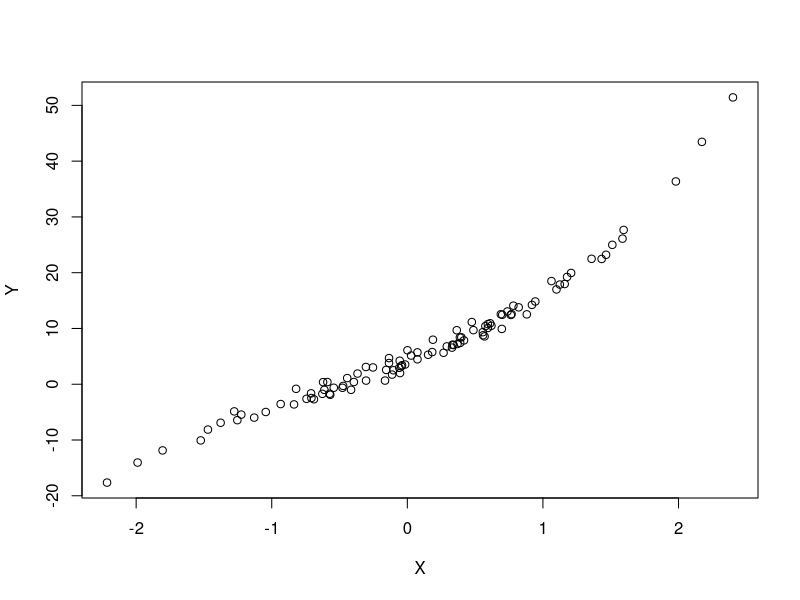
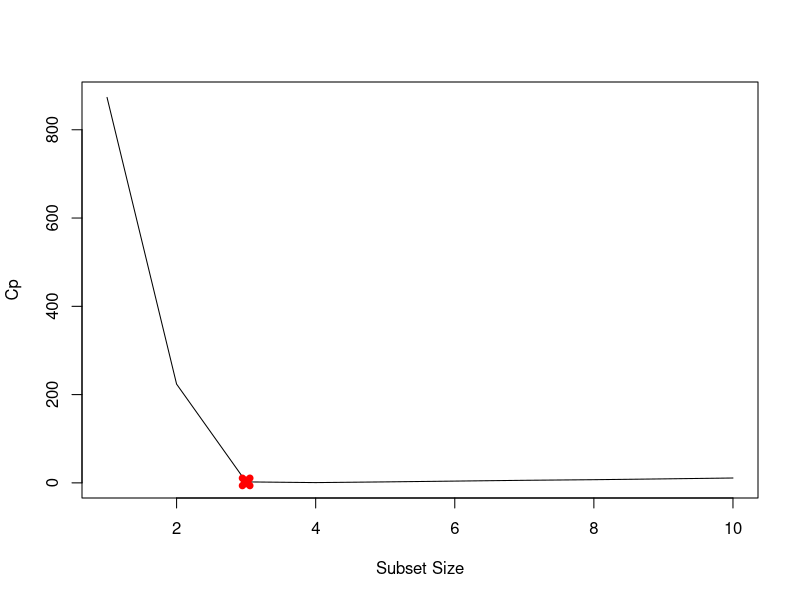
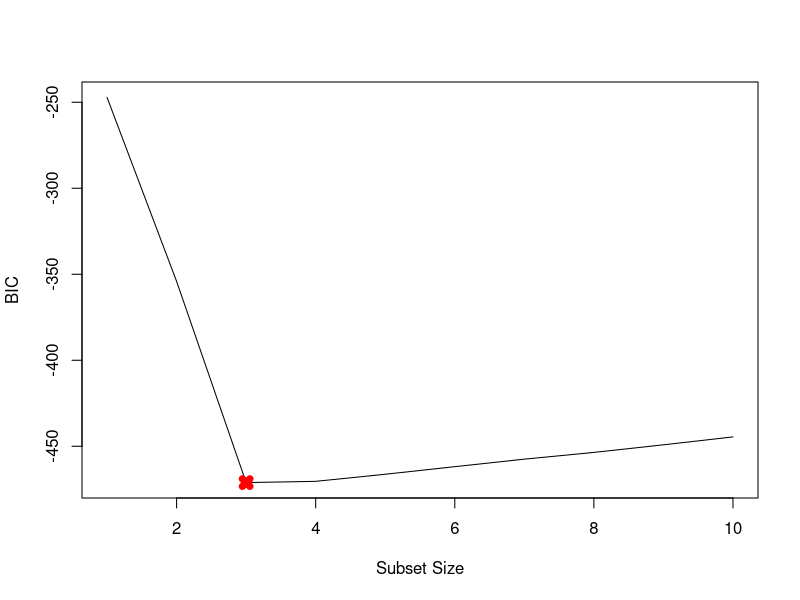
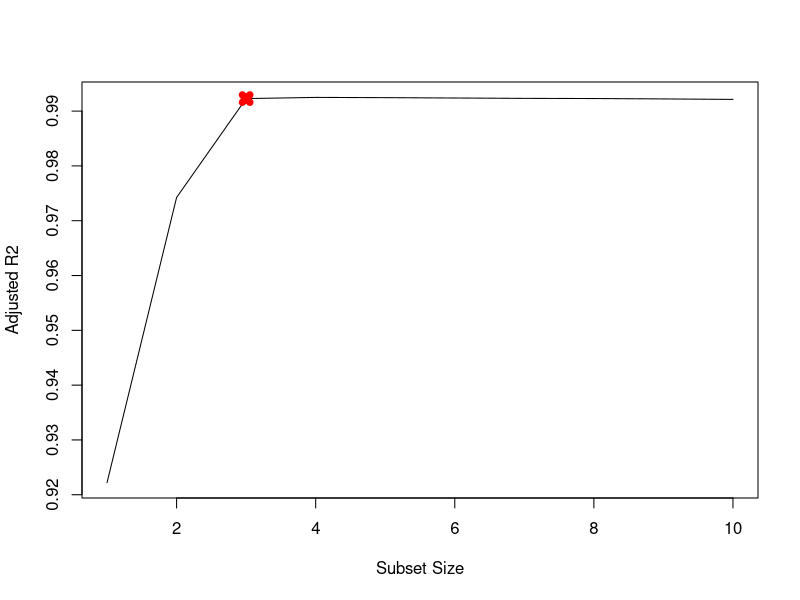

The R source for these figures, in order:
## ---- chunk 1
set.seed(1)
X= rnorm(100)
eps = rnorm(100)
## ---- chunk 2
Y <- 4 + 9*X + 2*X^2 + 1*X^3 + eps
## ---- chunk 3
plot(X, Y)
## ---- chunk 4
require(leaps)
library(leaps)
## ---- chunk 5
df <- data.frame(y=Y, x=X)
fit <- regsubsets(Y ~ poly(X, 10, raw=T), data =data.frame(Y,X), nvmax = 10)
fit.summary <- summary(fit)
names(fit)
## ---- chunk 6
which.min(fit.summary$cp)
which.min(fit.summary$bic)
which.min(fit.summary$adjr2)
## ---- chunk 7
plot(fit.summary$cp, xlab="Subset Size", ylab="Cp", pch=30, type="l")
points(3, fit.summary$cp[3], pch=4, col="red", lwd=7)
plot(fit.summary$bic, xlab="Subset Size", ylab="BIC", pch=30, type="l")
points(3, fit.summary$bic[3], pch=4, col="red", lwd=7)
plot(fit.summary$adjr2, xlab="Subset Size", ylab="Adjusted R2", pch=30, type="l")
points(3, fit.summary$adjr2[3], pch=4, col="red", lwd=7)
# Finding: With Cp, BIC and Adjusted R2 criteria, 3, 3, and 3 variable models are picked respectively.
## ---- chunk 8
coefficients(fit, id=4)
